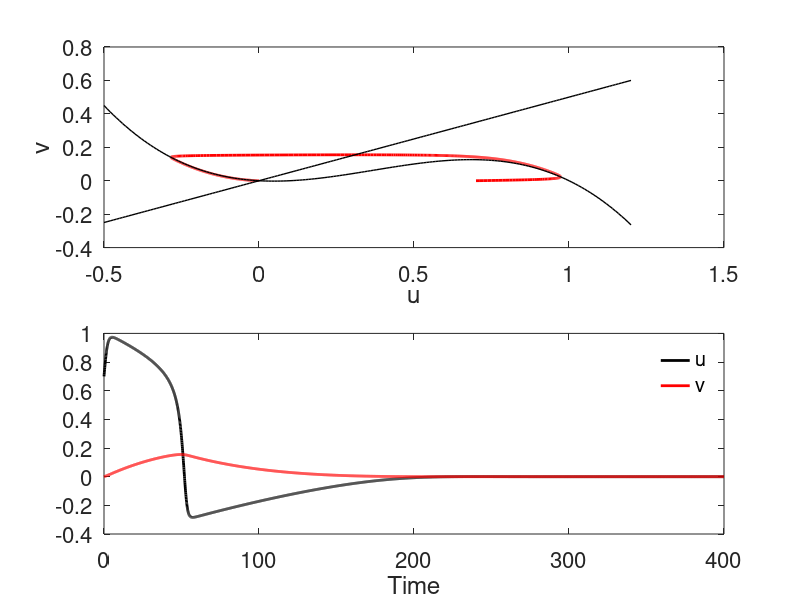

Source code (MATLAB):
% FHN model in 0d
%     du/dt = (a-u) * (u-1) * u-v;
%     dv/dt = eps * (beta * u - gamma * v - delta);
    
% set some plotting defaults
set(0,'defaultaxesfontsize',16);
set(0,'defaultlinelinewidth',2);

%%%%%%%%%%%%%%%%%%%%%%%%%%%%%%%%%%%%%%%%%%
% parameter values
a=0.1; beta=0.5; gamma=1; delta=0; eps=0.01; % excitable
% a=-0.1; beta=0.5; gamma=1; delta=0; eps=0.01; % oscillatory

% initial values
u = 0.7;
v = 0;

% numerical parameters
dt = 0.1;           % time step
endtime = 400;      % duration of simulation
nsteps=ceil(endtime/dt);    % calculate # of time steps

% set up arrays/vectors for saving results
usave = zeros(nsteps+1,1);  % size nsteps+1, initialized to 0
vsave = zeros(nsteps+1,1);  % size nsteps+1, initialized to 0

% set first entry for both u and v to initial values
usave(1,1) = u;
vsave(1,1) = v;

% set up a vector/array of time points to use for plotting
t = 0:dt:endtime;

% loop through all time steps (iterate!)
for ntime=1:nsteps

    % calculate derivatives
    du=(a-u)*(u-1)*u-v;
    dv=eps*(beta*u-gamma*v-delta);
    
    % update variables using forward Euler
    u = u + dt*du;
    v = v + dt*dv;
    
    % save updated variables to array for plotting
    usave(ntime+1,1) = u;
    vsave(ntime+1,1) = v;
end

%     du/dt = (a-u) * (u-1) * u-v;
%     dv/dt = eps * (beta * u - gamma * v - delta);

% plotting
% phase space on top
subplot(2,1,1)
uu=-0.5:.01:1.2;
hold off
% plot trajectory calculated
plot(usave,vsave,'r','linewidth',2)
hold on
% plot nullclines
%%%%%%%%%%%%%%%%%%%%%%%%%%%%%%%%%%%%%%%%%%
plot(uu,uu.*(uu-1).*(a-uu),'k','linewidth',1)
plot(uu,beta*uu/gamma-delta/gamma,'k','linewidth',1)
hold off
xlabel('u'),ylabel('v')

% plot u and v as functions of time
subplot(2,1,2)
plot(t,usave,'k',t,vsave,'r','linewidth',2)
xlabel('Time')
legend('u','v')
legend boxoff